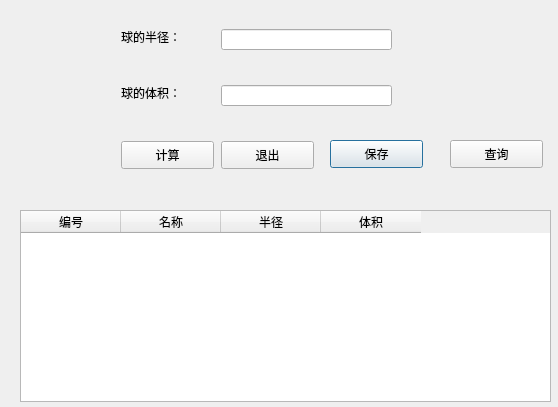
<?xml version="1.0" encoding="UTF-8"?>
<ui version="4.0">
 <class>globedialog</class>
 <widget class="QDialog" name="globedialog">
  <property name="geometry">
   <rect>
    <x>0</x>
    <y>0</y>
    <width>558</width>
    <height>407</height>
   </rect>
  </property>
  <property name="windowTitle">
   <string>球体积计算</string>
  </property>
  <widget class="QLabel" name="label_3">
   <property name="geometry">
    <rect>
     <x>0</x>
     <y>10</y>
     <width>141</width>
     <height>81</height>
    </rect>
   </property>
   <property name="styleSheet">
    <string notr="true">image: url(:/iocFile/images/4.ico);</string>
   </property>
   <property name="text">
    <string/>
   </property>
  </widget>
  <widget class="QTableWidget" name="globeTbWidget">
   <property name="geometry">
    <rect>
     <x>20</x>
     <y>210</y>
     <width>531</width>
     <height>192</height>
    </rect>
   </property>
   <column>
    <property name="text">
     <string>编号</string>
    </property>
   </column>
   <column>
    <property name="text">
     <string>名称</string>
    </property>
   </column>
   <column>
    <property name="text">
     <string>半径</string>
    </property>
   </column>
   <column>
    <property name="text">
     <string>体积</string>
    </property>
   </column>
  </widget>
  <widget class="QPushButton" name="saveButton">
   <property name="geometry">
    <rect>
     <x>330</x>
     <y>140</y>
     <width>93</width>
     <height>28</height>
    </rect>
   </property>
   <property name="text">
    <string>保存</string>
   </property>
  </widget>
  <widget class="QPushButton" name="lookButton">
   <property name="geometry">
    <rect>
     <x>450</x>
     <y>140</y>
     <width>93</width>
     <height>28</height>
    </rect>
   </property>
   <property name="text">
    <string>查询</string>
   </property>
  </widget>
  <widget class="QLabel" name="label_2">
   <property name="geometry">
    <rect>
     <x>121</x>
     <y>85</y>
     <width>75</width>
     <height>16</height>
    </rect>
   </property>
   <property name="text">
    <string>球的体积：</string>
   </property>
  </widget>
  <widget class="QLabel" name="label">
   <property name="geometry">
    <rect>
     <x>121</x>
     <y>29</y>
     <width>75</width>
     <height>16</height>
    </rect>
   </property>
   <property name="text">
    <string>球的半径：</string>
   </property>
  </widget>
  <widget class="QLineEdit" name="radiusEdit">
   <property name="geometry">
    <rect>
     <x>221</x>
     <y>29</y>
     <width>171</width>
     <height>21</height>
    </rect>
   </property>
  </widget>
  <widget class="QPushButton" name="calculateButton">
   <property name="geometry">
    <rect>
     <x>121</x>
     <y>141</y>
     <width>93</width>
     <height>28</height>
    </rect>
   </property>
   <property name="text">
    <string>计算</string>
   </property>
  </widget>
  <widget class="QPushButton" name="exitButton_2">
   <property name="geometry">
    <rect>
     <x>221</x>
     <y>141</y>
     <width>93</width>
     <height>28</height>
    </rect>
   </property>
   <property name="text">
    <string>退出</string>
   </property>
  </widget>
  <widget class="QLineEdit" name="volumeEdit">
   <property name="geometry">
    <rect>
     <x>221</x>
     <y>85</y>
     <width>171</width>
     <height>21</height>
    </rect>
   </property>
  </widget>
 </widget>
 <resources/>
 <connections/>
</ui>
